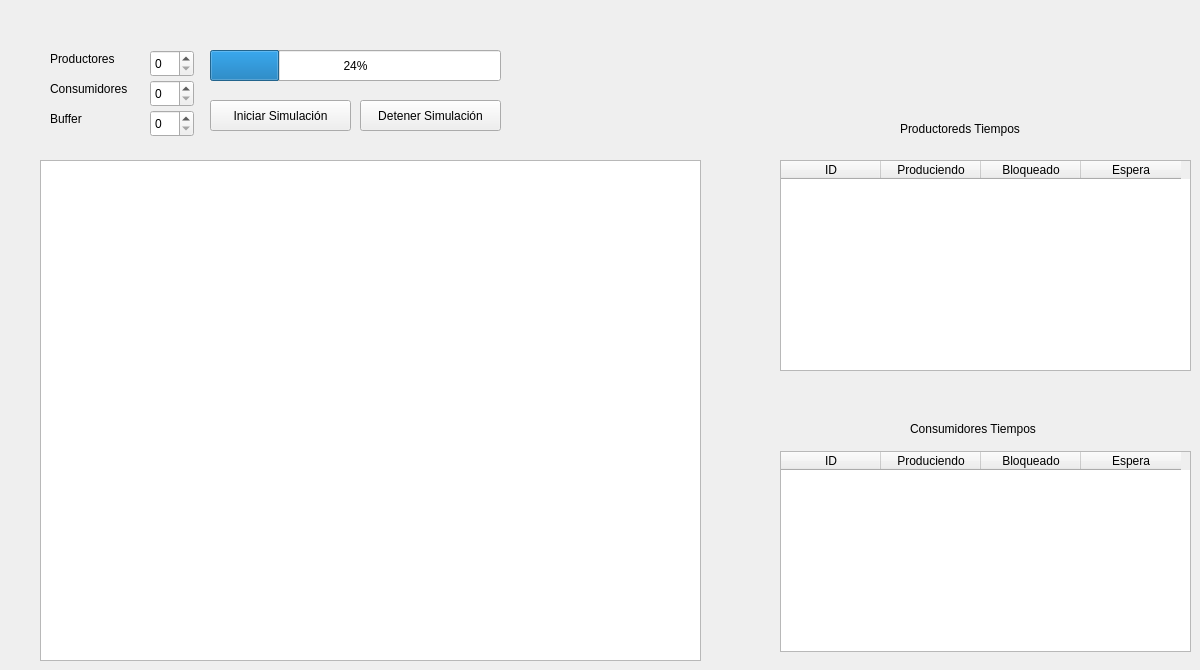
    <widget class="QWidget" name="semaforo">
     <attribute name="title">
      <string>SEMAFORO</string>
     </attribute>
     <widget class="QPushButton" name="btnDetener">
      <property name="geometry">
       <rect>
        <x>360</x>
        <y>100</y>
        <width>141</width>
        <height>31</height>
       </rect>
      </property>
      <property name="text">
       <string>Detener Simulación</string>
      </property>
     </widget>
     <widget class="QSpinBox" name="spnProductores">
      <property name="geometry">
       <rect>
        <x>150</x>
        <y>50</y>
        <width>44</width>
        <height>27</height>
       </rect>
      </property>
     </widget>
     <widget class="QSpinBox" name="spnConsumidores">
      <property name="geometry">
       <rect>
        <x>150</x>
        <y>80</y>
        <width>44</width>
        <height>27</height>
       </rect>
      </property>
     </widget>
     <widget class="QSpinBox" name="spnBuffer">
      <property name="geometry">
       <rect>
        <x>150</x>
        <y>110</y>
        <width>44</width>
        <height>27</height>
       </rect>
      </property>
     </widget>
     <widget class="QPushButton" name="btniniciar">
      <property name="geometry">
       <rect>
        <x>210</x>
        <y>100</y>
        <width>141</width>
        <height>31</height>
       </rect>
      </property>
      <property name="text">
       <string>Iniciar Simulación</string>
      </property>
     </widget>
     <widget class="QListWidget" name="listWidget">
      <property name="geometry">
       <rect>
        <x>40</x>
        <y>160</y>
        <width>661</width>
        <height>501</height>
       </rect>
      </property>
     </widget>
     <widget class="QProgressBar" name="progressBar">
      <property name="geometry">
       <rect>
        <x>210</x>
        <y>50</y>
        <width>291</width>
        <height>31</height>
       </rect>
      </property>
      <property name="value">
       <number>24</number>
      </property>
     </widget>
     <widget class="QLabel" name="label">
      <property name="geometry">
       <rect>
        <x>50</x>
        <y>50</y>
        <width>91</width>
        <height>18</height>
       </rect>
      </property>
      <property name="text">
       <string>Productores</string>
      </property>
     </widget>
     <widget class="QLabel" name="label_2">
      <property name="geometry">
       <rect>
        <x>50</x>
        <y>80</y>
        <width>101</width>
        <height>18</height>
       </rect>
      </property>
      <property name="text">
       <string>Consumidores</string>
      </property>
     </widget>
     <widget class="QLabel" name="label_3">
      <property name="geometry">
       <rect>
        <x>50</x>
        <y>110</y>
        <width>66</width>
        <height>18</height>
       </rect>
      </property>
      <property name="text">
       <string>Buffer</string>
      </property>
     </widget>
     <widget class="QTableWidget" name="tblProductores">
      <property name="geometry">
       <rect>
        <x>780</x>
        <y>160</y>
        <width>411</width>
        <height>211</height>
       </rect>
      </property>
      <column>
       <property name="text">
        <string>ID</string>
       </property>
      </column>
      <column>
       <property name="text">
        <string>Produciendo</string>
       </property>
      </column>
      <column>
       <property name="text">
        <string>Bloqueado</string>
       </property>
      </column>
      <column>
       <property name="text">
        <string>Espera</string>
       </property>
      </column>
     </widget>
     <widget class="QTableWidget" name="tblConsumidores">
      <property name="geometry">
       <rect>
        <x>780</x>
        <y>451</y>
        <width>411</width>
        <height>201</height>
       </rect>
      </property>
      <column>
       <property name="text">
        <string>ID</string>
       </property>
      </column>
      <column>
       <property name="text">
        <string>Produciendo</string>
       </property>
      </column>
      <column>
       <property name="text">
        <string>Bloqueado</string>
       </property>
      </column>
      <column>
       <property name="text">
        <string>Espera</string>
       </property>
      </column>
     </widget>
     <widget class="QLabel" name="label_4">
      <property name="geometry">
       <rect>
        <x>900</x>
        <y>120</y>
        <width>191</width>
        <height>18</height>
       </rect>
      </property>
      <property name="text">
       <string>Productoreds Tiempos</string>
      </property>
     </widget>
     <widget class="QLabel" name="label_5">
      <property name="geometry">
       <rect>
        <x>910</x>
        <y>420</y>
        <width>161</width>
        <height>18</height>
       </rect>
      </property>
      <property name="text">
       <string>Consumidores Tiempos</string>
      </property>
     </widget>
    </widget>
